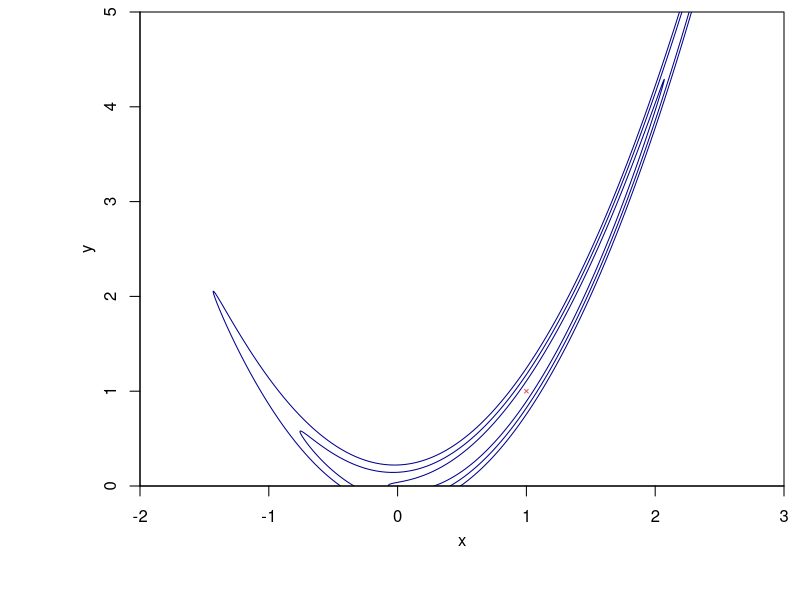
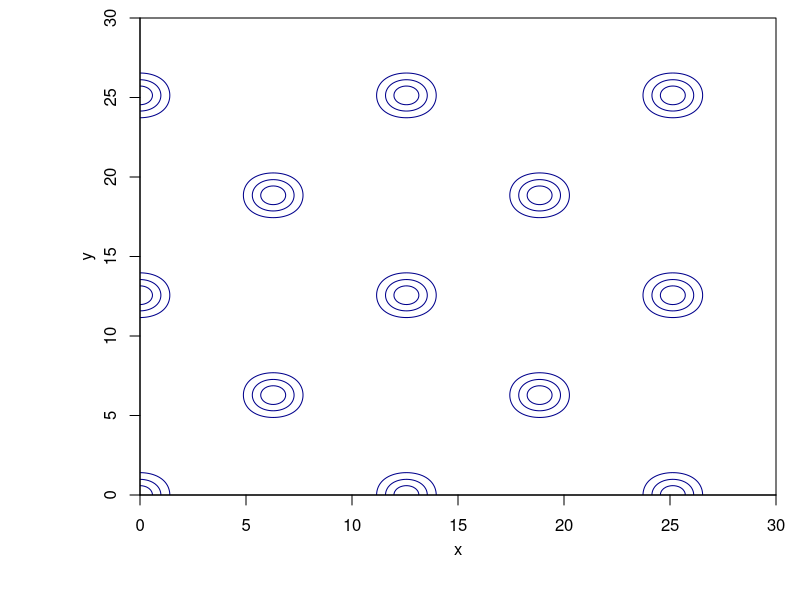
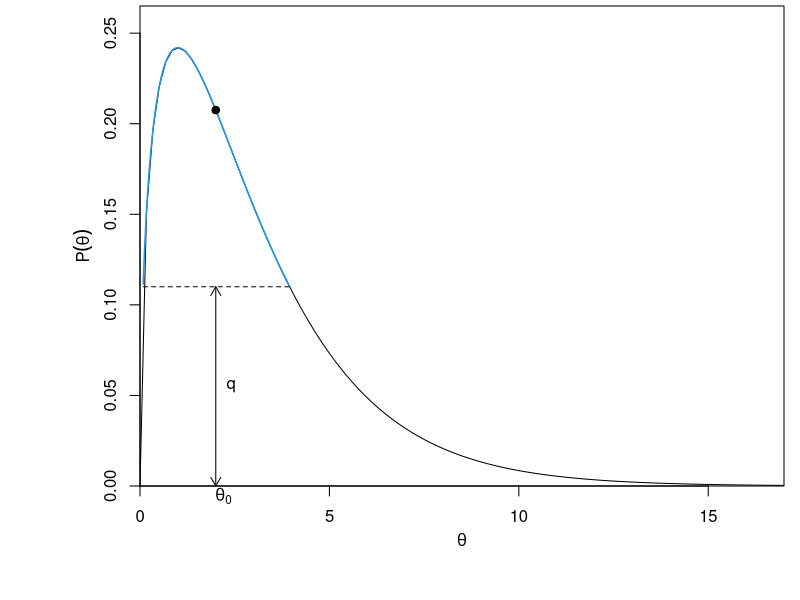
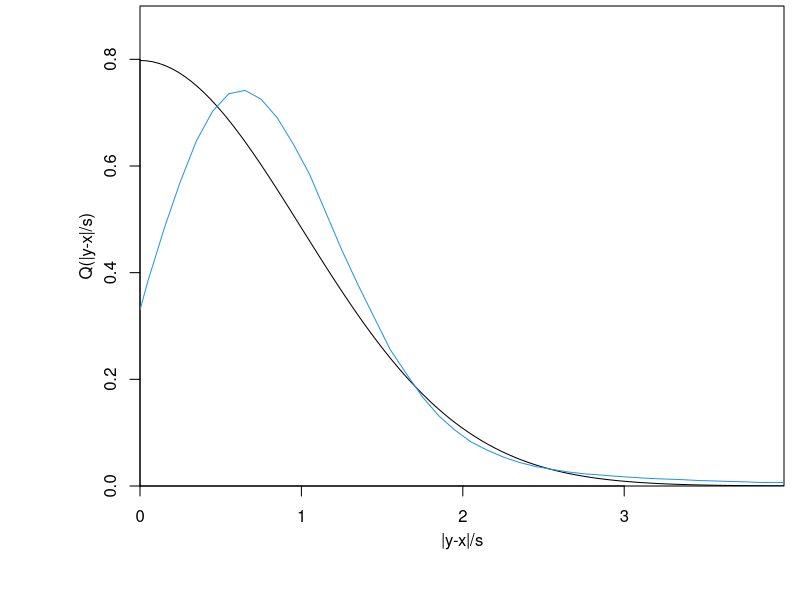
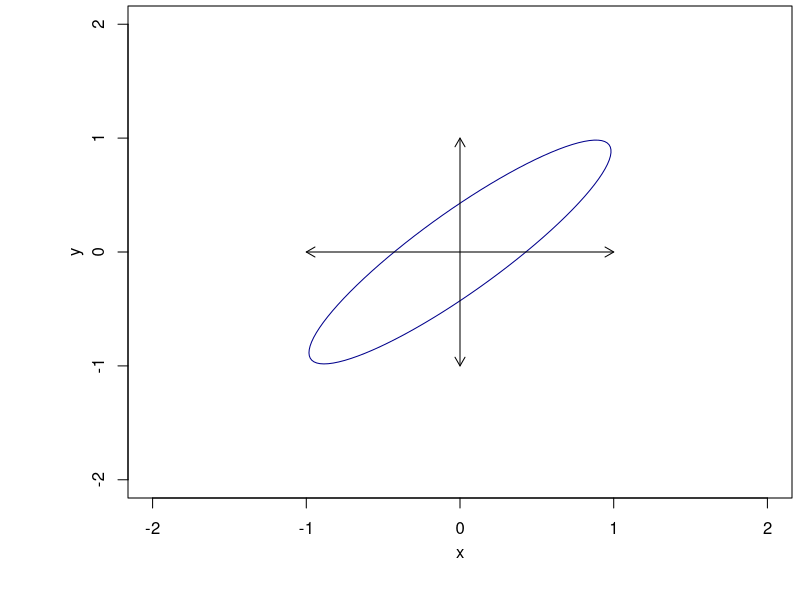
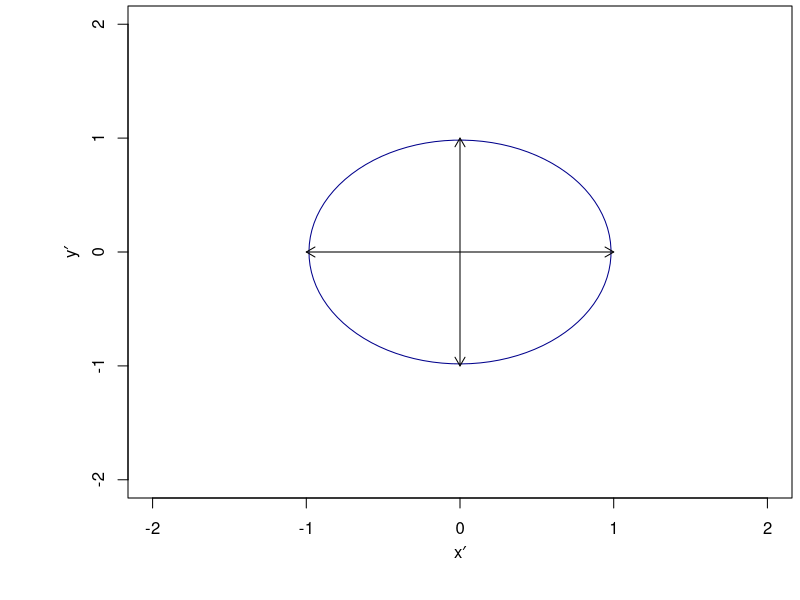
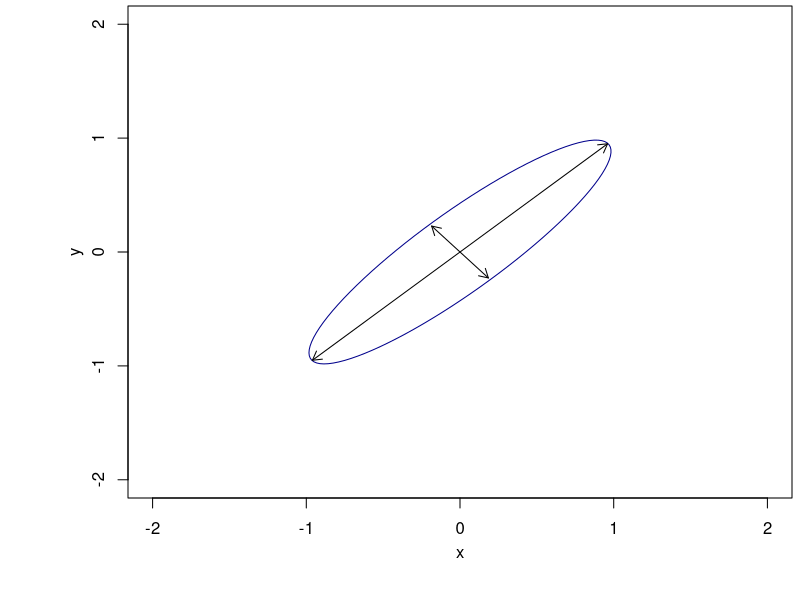

Here is the R script that generated these plots, in order: (Note: this script raises an error after producing the figures.)
require(ellipse)
open.png = function(name, width=3.05, height=2.8, units='in', resolution=300, points=9, xmin=0.15,xmax=0.99,ymin=0.17,ymax=0.99,plt=c(xmin,xmax,ymin,ymax), mgp=c(2.2,1,0), pch=".", ...) {
 png(name, width=width, height=height, pointsize=points, units=units, res=resolution)
 par(plt=plt, mgp=mgp, pch=pch, ...)
}
blue.shading = c("#89BAF5", "#DEEBFA")

Rosenbrock.lnP = function(x, y, a=1.0, b=100.0) -( (a-x)^2 + b*(y-x^2)^2 )
ros = expand.grid(x=seq(-2, 3, 0.0025), y=seq(0, 5, 0.0025))
ros$z = Rosenbrock.lnP(ros$x, ros$y)

eggbox.lnP = function(x,y) (2.0 + cos(0.5*x)*cos(0.5*y))^3
egg = expand.grid(x=seq(0, 30, 0.1), y=seq(0, 30, 0.1))
egg$z = eggbox.lnP(egg$x, egg$y)

open.png('mc2_rosenbrock.png', resolution=200, height=2.5, xmin=0.175, ymin=0.19, xmax=0.98, ymax=0.98)
par(xaxs='i', yaxs='i')
contour(unique(ros$x), unique(ros$y), -2*matrix(ros$z, length(unique(ros$y))), lev=qchisq(pchisq((1:3)^2, 1), 2), col='darkblue', drawlabels=F, xlab='x', ylab='y')
points(ros[which.max(ros$z),1:2], col=2, pch=4, cex=0.5)
dev.off()

open.png('mc2_eggbox.png', resolution=200, height=2.8, xmin=0.175, ymin=0.175, xmax=0.97, ymax=0.97)
par(xaxs='i', yaxs='i')
contour(unique(egg$x), unique(egg$y), -2*matrix(egg$z-max(egg$z), length(unique(egg$y))), lev=qchisq(pchisq((1:3)^2, 1), 2), col='darkblue', drawlabels=F, xlab='x', ylab='y')
dev.off()

open.png('mc2_slice.png', resolution=200, height=2.5, xmin=0.175, ymin=0.19, xmax=0.98)
par(xaxs='i', yaxs='i')
plot(1, 1, type='n', axes=F, xlim=c(0, 17), ylim=c(0, 0.265), xlab=expression(theta), ylab=expression(P(theta)))
curve(dchisq(x,3), add=T)
xx = seq(0, 5, len=1000)
yy = dchisq(xx,3)
j = which(yy >= 0.11)
points(xx[j], yy[j], type='l', col=4, lwd=1.5)
segments(xx[j][1], 0.11, x1=xx[rev(j)][1], lty=2)
##polygon(xx, dchisq(xx,3), col=blue.shading[2], border=4)
points(2, dchisq(2,3), pch=19)
axis(1)
axis(2)
box()
mtext(expression(theta[0]), 1, at=2.2, line=0.1)
arrows(2, 0, y1=0.11, code=3, length=0.1)
text(2.4, 0.055, 'q')
dev.off()

yy = c(rexp(300000), sqrt(rchisq(600000, 2)/2))
h = hist(yy, breaks=100, plot=F)
open.png('mc2_steplength.png', resolution=200, height=2.5, xmin=0.175, ymin=0.19, xmax=0.98)
par(xaxs='i', yaxs='i')
plot(1, 1, type='n', xlim=c(0, 3.99), ylim=c(0, 0.9), xlab='|y-x|/s', ylab='Q(|y-x|/s)')
curve(2*dnorm(x), add=T)
points(c(0, h$mids), c(0.33, h$density), type='l', col=4)
dev.off()

open.png('mc2_reparam0.png', resolution=200, xmin=0.16)
plot(ellipse(0.9, lev=pchisq(0.25,1)), type='l', col='darkblue', xlab='x', ylab='y', xlim=c(-2,2), ylim=c(-2,2))
arrows(-1, 0, x1=1, length=0.1, code=3)
arrows(0, -1, y1=1, length=0.1, code=3)
dev.off()

open.png('mc2_reparam1.png', resolution=200, xmin=0.16)
plot(ellipse(0, lev=pchisq(0.25,1)), type='l', col='darkblue', xlab=expression(x*minute), ylab=expression(y*minute), xlim=c(-2,2), ylim=c(-2,2))
arrows(-1, 0, x1=1, length=0.1, code=3)
arrows(0, -1, y1=1, length=0.1, code=3)
dev.off()

open.png('mc2_reparam2.png', resolution=200, xmin=0.16)
plot(ellipse(0.9, lev=pchisq(0.25,1)), type='l', col='darkblue', xlab='x', ylab='y', xlim=c(-2,2), ylim=c(-2,2))
y = 0.96
arrows(-y, -y*0.99, x1=y, y1=y*0.99, length=0.1, code=3)
y = 0.217
arrows(y*0.85, -y*1.05, x1=-y*0.85, y1=y*1.05, length=0.1, code=3)
dev.off()



post = function(x, y, sx=1, sy=1, r=-0.75) -0.5/(1-r^2)*( (x/sx)^2 + (y/sy)^2 -2*r*(x/sx)*(y/sy) ) 

metro = matrix(NA, 1000, 2)
metro[1,] = c(3,3)
lnp = post(metro[1,1], metro[1,2])
for (i in 2:nrow(metro)) {
    prop = metro[i-1,] + rnorm(ncol(metro), 0, 0.5)
    lnp.prop = post(prop[1], prop[2])
    if (log(runif(1)) <= lnp.prop-lnp) {
        lnp = lnp.prop
        metro[i,] = prop
    } else {
        metro[i,] = metro[i-1,]
    }
}

gibbs = metro
r = -0.75; sx=1; sy=1
for (i in 2:nrow(gibbs)) {
    if (i %% 2 == 0) {
        gibbs[i,] = c(rnorm(1, r*sx/sy*gibbs[i-1,2], sx*sqrt(1-r^2)), gibbs[i-1,2])
    } else {
        gibbs[i,] = c(gibbs[i-1,1], rnorm(1, r*sy/sx*gibbs[i,1], sy*sqrt(1-r^2)))
    }
}

open.png('mc2_metro.png', resolution=200, height=2.5, xmin=0.16, ymin=0.19)
j = 1:26
plot(metro[j,1], metro[j,2], col=cmap.blue.red(stretch(j)), pch=20, xlim=c(-4,4), ylim=c(-4,4), xlab=expression(theta[1]), ylab=expression(theta[2]))
segments(metro[j[-length(j)],1], metro[j[-length(j)],2], x1=metro[j[-1],1], y1=metro[j[-1],2], col=cmap.blue.red(stretch(j)))
points(ellipse(-0.75, lev=pchisq(1,1)), type='l', col=1)
points(ellipse(-0.75, lev=pchisq(4,1)), type='l', col=1)
dev.off()

open.png('mc2_gibbs.png', resolution=200, height=2.5, xmin=0.16, ymin=0.19)
j = seq(1,51,2)
plot(gibbs[j,1], gibbs[j,2], col=cmap.blue.red(stretch(j)), pch=20, xlim=c(-4,4), ylim=c(-4,4), xlab=expression(theta[1]), ylab=expression(theta[2]))
j = 1:51
segments(gibbs[j[-length(j)],1], gibbs[j[-length(j)],2], x1=gibbs[j[-1],1], y1=gibbs[j[-1],2], col=cmap.blue.red(stretch(j)))
points(ellipse(-0.75, lev=pchisq(1,1)), type='l', col=1)
points(ellipse(-0.75, lev=pchisq(4,1)), type='l', col=1)
dev.off()

##length(unique(metro2[,1]))/nrow(metro2)
## ~ 2/3
